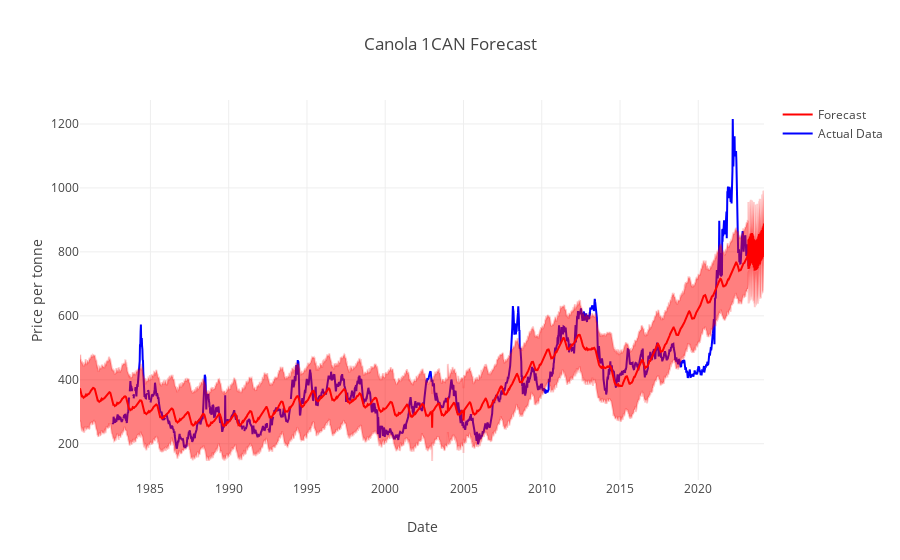

Here is the notebook cell this chart was saved with:
### Code cell
import plotly.graph_objs as go

# Extract the relevant data from the forecast DataFrame
forecast_data = forecast[['ds', 'yhat', 'yhat_lower', 'yhat_upper']]

# Create a line plot for the actual data points
actual_data_trace = go.Scatter(
    x=data['ds'],
    y=data['y'],
    mode='lines',
    name='Actual Data',
    line=dict(color='blue')
)

# Create a line plot for the forecast data points
forecast_trace = go.Scatter(
    x=forecast_data['ds'],
    y=forecast_data['yhat'],
    mode='lines',
    name='Forecast',
    line=dict(color='red')
)

# Create uncertainty interval for the forecast
lower_bound_trace = go.Scatter(
    x=forecast_data['ds'],
    y=forecast_data['yhat_lower'],
    mode='lines',
    name='Lower Bound',
    line=dict(color='rgba(255,0,0,0.2)'),
    showlegend=False
)

upper_bound_trace = go.Scatter(
    x=forecast_data['ds'],
    y=forecast_data['yhat_upper'],
    mode='lines',
    name='Upper Bound',
    fill='tonexty',
    line=dict(color='rgba(255,0,0,0.2)'),
    showlegend=False
)

# Combine all traces and plot the figure
data_to_plot = [actual_data_trace, forecast_trace, lower_bound_trace, upper_bound_trace]
layout = go.Layout(title='Canola 1CAN Forecast', xaxis=dict(title='Date'), yaxis=dict(title='Price per tonne'))
fig = go.Figure(data=data_to_plot, layout=layout)
fig.show()

### Figure 1 — Plotly figure (JSON) as saved in the notebook; plotly's stock layout.template omitted (floating-point values rounded to 4 significant figures; data arrays with more than 128 entries replaced by an {"elided": "..."} marker saying what was removed)
{"data": [{"line": {"color": "blue"}, "mode": "lines", "name": "Actual Data", "type": "scatter", "x": {"elided": "2228 str values"}, "y": {"elided": "2228 float values"}}, {"line": {"color": "red"}, "mode": "lines", "name": "Forecast", "type": "scatter", "x": {"elided": "2593 str values"}, "y": {"elided": "2593 float values"}}, {"line": {"color": "rgba(255,0,0,0.2)"}, "mode": "lines", "name": "Lower Bound", "showlegend": false, "type": "scatter", "x": {"elided": "2593 str values"}, "y": {"elided": "2593 float values"}}, {"fill": "tonexty", "line": {"color": "rgba(255,0,0,0.2)"}, "mode": "lines", "name": "Upper Bound", "showlegend": false, "type": "scatter", "x": {"elided": "2593 str values"}, "y": {"elided": "2593 float values"}}], "layout": {"title": {"text": "Canola 1CAN Forecast"}, "xaxis": {"title": {"text": "Date"}}, "yaxis": {"title": {"text": "Price per tonne"}}}}
